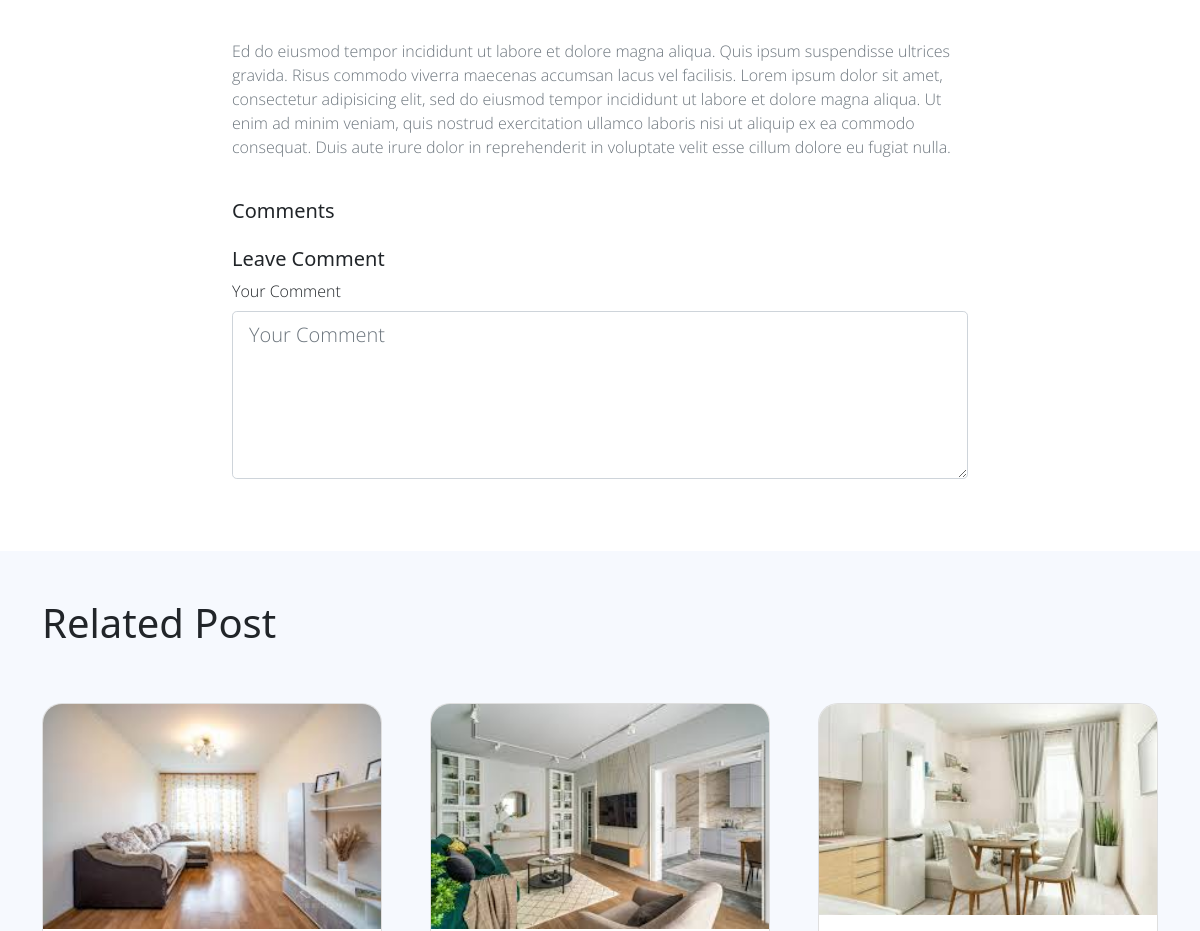
The app's page /detail/5/ (middle part), older data.
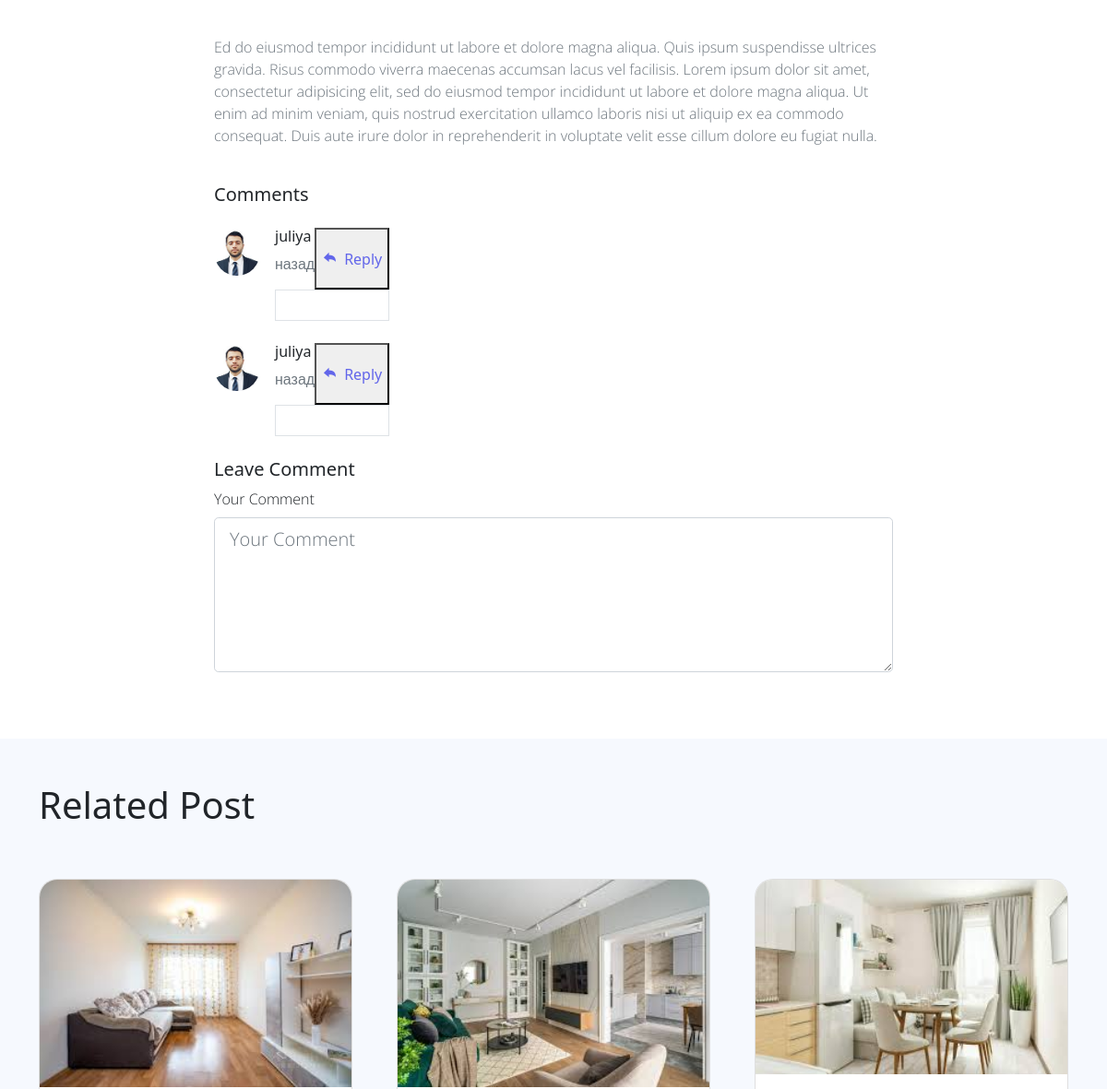
The same page, newer data.
### product/models.py (models this page shows, shortened)
class Estate(models.Model):
    title=models.CharField(max_length=223,verbose_name='Название')
    category = models.ForeignKey(Category, on_delete=models.PROTECT,verbose_name='Категория')
    cover = models.ImageField(upload_to='category_covers', verbose_name='Обложка')
    area=models.DecimalField(decimal_places=1,max_digits=12,verbose_name='Кол-во кв метров')
    city=models.ForeignKey(City,on_delete=models.PROTECT,verbose_name='Город')
    destrict= models.ForeignKey(District,on_delete=models.PROTECT,verbose_name='Район')
    geo=models.TextField()
    price=models.DecimalField(decimal_places=2,max_digits=12,verbose_name='Цена')
    description = models.TextField(verbose_name='Описание')
    promo_video=models.FileField(upload_to='media/product_promo_video',verbose_name='Промо ролик ')
    is_active=models.BooleanField(default=True)
    created_at=models.DateTimeField(auto_now_add=True,verbose_name='Дата создания')
    update_at=models.DateTimeField(auto_now=True,verbose_name='Дата обновления')

class Feedback(models.Model):
    user = models.ForeignKey(MyUser, on_delete=models.CASCADE)
    estate = models.ForeignKey(Estate, on_delete=models.CASCADE, related_name='feedbacks')
    comment = models.TextField()
    created_at = models.DateTimeField(auto_now_add=True)

### user/models.py (models this page shows, shortened)
class MyUser(AbstractBaseUser):
    username=models.CharField(max_length=222,verbose_name='имя пользователя')
    email=models.EmailField(unique=True,verbose_name='адрес электронной почты')
    avatar=models.ImageField(upload_to='media/user_avatars',**NULLABLE,verbose_name='аватар')
    role=models.CharField(
        max_length=20,
        choices=MyUserRoleEnum.choices,
        default=MyUserRoleEnum.STANDARD_USER,
        verbose_name='Роль'
    )
    balance=models.DecimalField(default=0,decimal_places=2,max_digits=12,verbose_name='Баланс')
    is_admin = models.BooleanField(
        default=False
    )
    is_2fa_enabled=models.BooleanField(default=False)
    created_date=models.DateTimeField(auto_now=True)
    objects=MyUserManager()
    USERNAME_FIELD = 'email'
    REQUIRED_FIELDS = ['username']

### product/views.py (the view)
# urls.py: path('detail/<int:estate_pk>/',views.estate_detail_view,name='detail'),
def estate_detail_view(request,estate_pk):
    estate=get_object_or_404(Estate,id=estate_pk)
    recommended_estates=Estate.objects.filter(category=estate.category).exclude(id=estate.id)
    estate_like_count=Favorite.objects.filter(estate=estate).count()
    print(estate)
    return render(
        request,
        'main/estate_detail.html',
        {
            'estate': estate,
            'recommended_estates':recommended_estates,
            'estate_like_count':estate_like_count
        }
    )

### product/templates/main/estate_detail.html (shortened to what this page needs)
    {% extends 'base.html' %}
    {% load static %}
    {% block content %}
    <section class="container py-5">
        <div class="row justify-content-center">
            <div class="col-lg-8 pt-4 pb-4">
            </div>
        </div>
        <div class="row justify-content-center">
            <div class="col-lg-8 ml-auto mr-auto pt-3 pb-4">
                <p class="text-muted light-300">
                    Ed do eiusmod tempor incididunt ut labore et dolore magna aliqua.
                    Quis ipsum suspendisse ultrices gravida. Risus commodo viverra maecenas
                    accumsan lacus vel facilisis. Lorem ipsum dolor sit amet, consectetur
                    adipisicing elit, sed do eiusmod tempor incididunt ut labore et dolore
                    magna aliqua. Ut enim ad minim veniam, quis nostrud exercitation ullamco
                    laboris nisi ut aliquip ex ea commodo consequat. Duis aute irure dolor
                    in reprehenderit in voluptate velit esse cillum dolore eu fugiat nulla.
                </p>
            </div>
        </div>
        <div class="row justify-content-center">
            <div class="worksingle-comment-heading col-8 m-auto pb-3">
                <h4 class="h5">Comments</h4>
            </div>
        </div>
         {% for freedback in estate.feedbacks.all %}
        <div class="row pb-4">
            <div class="worksingle-comment-body col-md-8 m-auto">
                <div class="d-flex">
                    <div>
                        <img class="rounded-circle" src="{% static 'assets/img/team-05.jpg' %}" style="width: 50px;">
                    </div>
                    <div class="comment-body">
                        <div class="comment-header d-flex justify-content-between ms-3">
                            <div class="header text-start">
                                <h5 class="h6">{{ freedback.user.username}}</h5>
                                <p class="text-muted light-300">{{ feedback.created_at|timesince }} назад</p>
                            </div>
                        <button
                          type="button"
                          class="text-decoration-none text-secondary reply-btn"
                          data-feedback-id="{{ feedback.id }}"
                          data-bs-toggle="modal"
                          data-bs-target="#replyModal"
                        >
                          <i class='bx bxs-share me-2'></i>Reply
                        </button>
                    </div>
                    <div class="footer">
                        <div class="card-body border ms-3 light-300">
                        </div>
                    </div>
                </div>
            </div>
        </div>
    </div>
{% endfor %}
        <div class="row pb-4">
            <div class="worksingle-comment-footer col-lg-8 m-auto">
                <h4 class="h5">Leave Comment</h4>
                <form class="col-md-12 m-auto" method="post" action="{% url 'feedback_create' estate.id %}" role="form">
                    <div class="form-group">
                        <label class="pb-2 pt-sm-0 pt-4 light-300" for="inputmessage">Your Comment</label>
                        <textarea class="form-control form-control-lg light-300" id="inputmessage" name="comment" placeholder="Your Comment" rows="5"></textarea>
                    </div>
                </form>
            </div>
        </div>
    </section>
    <article class="container-fluid bg-light">
        <div class="container">
            <div class="worksingle-related-header row">
                <h1 class="h2 py-5">Related Post</h1>
                <div class="col-md-12 text-left justify-content-center">
                    <div class="row gx-5">
                    {% for recommended_estate in recommended_estates %}
                        <div class="col-sm-6 col-lg-4 mb-5">
                            <a href="{% url 'detail' recommended_estate.id %}" class="related-content card text-decoration-none overflow-hidden h-100">
                                <img class="related-img card-img-top" src="{{ recommended_estate.cover.url }}" alt="Card image cap">
                                <div class="related-body card-body p-4">
                                </div>
                            </a>
                        </div>
                    {% endfor %}
                    </div>
                </div>
            </div>
</div>
{% endblock %}

### product/templates/base.html (shortened to what this page needs)
{% load static %}
<html lang="en">
<head>
    <link rel="stylesheet" href="https://cdn.jsdelivr.net/npm/bootstrap-icons@1.10.5/font/bootstrap-icons.css">
    <link href="{% static 'assets/css/bootstrap.min.css' %}" rel="stylesheet">
    <link href="{% static 'assets/css/boxicon.min.css' %}" rel="stylesheet">
    <link rel="stylesheet" href="{% static 'assets/css/templatemo.css' %}">
    <link rel="stylesheet" href="{% static 'assets/css/custom.css' %}">
</head>
<body>
    {% block content %}
    {% endblock %}
</body>
</html>

### config/static/assets/css/templatemo.css (style rules this page uses)
html { font-family: 'Open Sans', sans-serif; }
p, a { font-weight: 400; }
.h2 { font-size: 40px; }
.light-300 { font-family: 'Open Sans', sans-serif !important; font-weight: 300; }
.related-content { border-radius: 20px; cursor: pointer; }

Row changes from the older to the newer data that the page shows:
added Feedback: user.username "juliya"
added Feedback: user.username "juliya"
